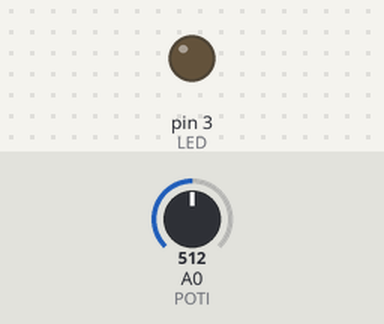
A sketch run on a simulated Arduino Uno, built with avr-gcc and run on an emulated ATmega328P. On the bench: output pins drawn as LEDs (lit = HIGH). Dashed ring = blinking. The inputs (shaded band) are chosen by the test bench; at power-on: A0 (POTI) = 512.

Above: at 1.3 s.
1.4 s: A0 (POTI) set to 122
At 1.59 s:
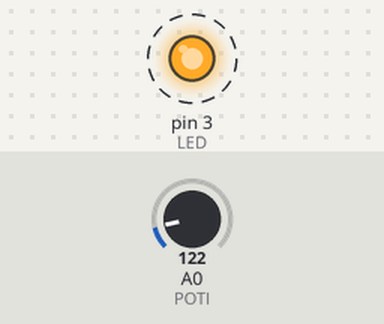
4.4 s: A0 (POTI) set to 0
At 4.85 s:
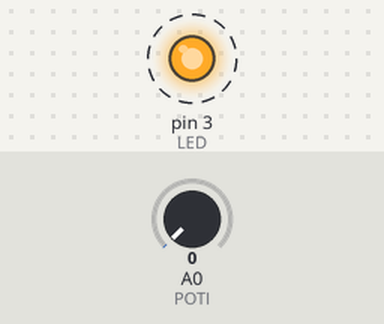
Timing chart, 0 to 13.4 s (numbered marks = the images above; inputs shaded):
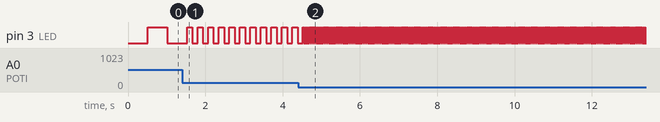

Measured:
- after the input at 1.4 s, pin 3 (LED): alternates HIGH for 0.14 s and LOW for 0.14 s, starting after 0.27 s
- after the input at 4.4 s, pin 3 (LED): alternates HIGH for 0.02 s and LOW for 0.02 s, starting after 0.15 s

The sketch:

LED_Poti.ino
```cpp
#define LED 3
#define POTI 0 //Analoger Pin, an dem das Potentiometer angeschlossen ist

void setup() {
  pinMode(LED,OUTPUT);
  digitalWrite(LED,HIGH); //LED anschalten
}

void loop() {
  int potiVal = analogRead(POTI);

  //Den an A0 ausgelesenen Wert (0-1023) auf 20-1000 umrechnen
  int delayVal = map(potiVal,0,1023,20,1000);
  digitalWrite(LED, !digitalRead(LED)); //LED umschalten
  delay(delayVal); //entsprechend der Poti-Stellung warten
}
```
